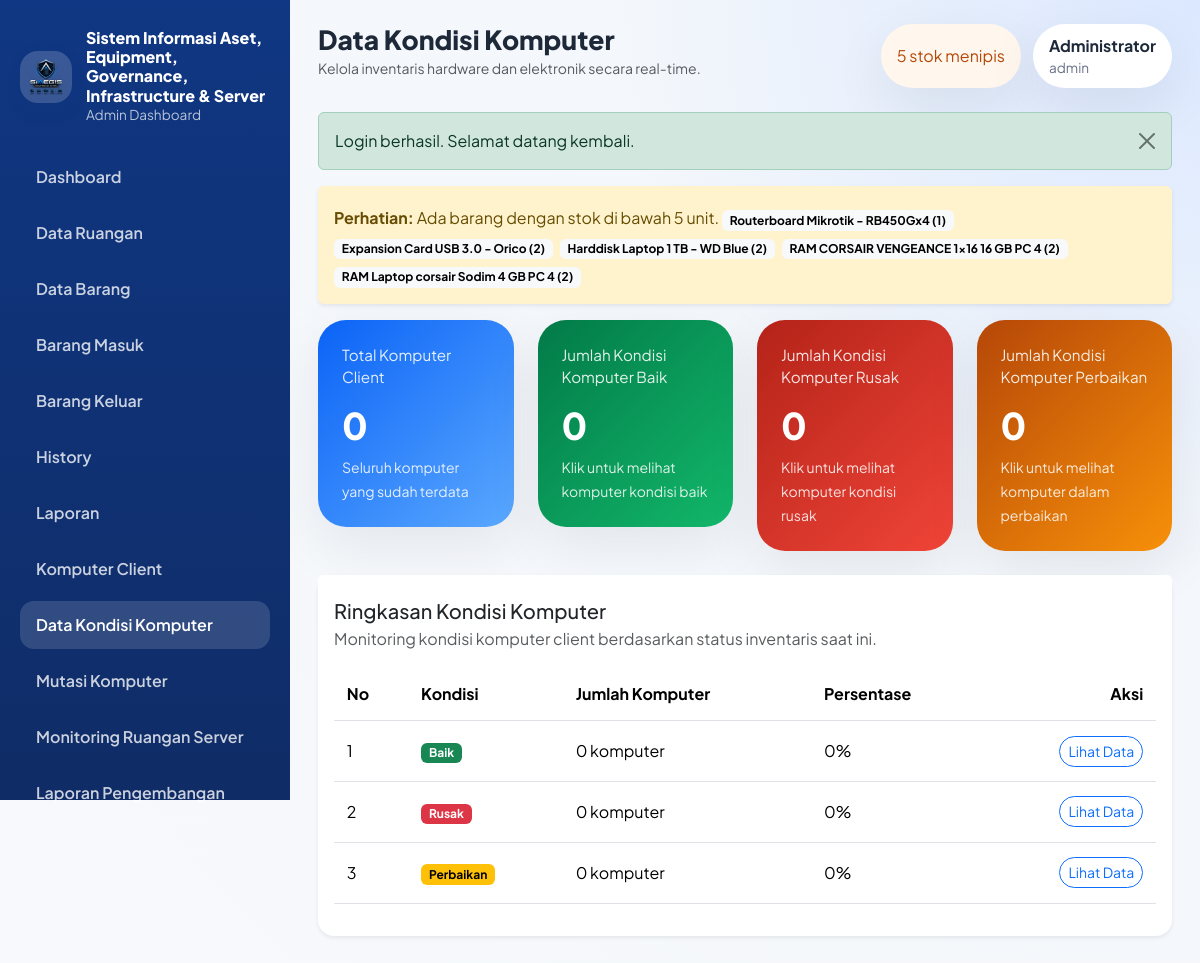
The page /modules/kondisi_komputer/index.php (signed in) on the database its author committed.
### tables this page shows
CREATE TABLE barang (
    id INT AUTO_INCREMENT PRIMARY KEY,
    kode_barang VARCHAR(50) NOT NULL UNIQUE,
    nama_barang VARCHAR(150) NOT NULL,
    ruangan_id INT NULL,
    tahun_inventaris YEAR NOT NULL,
    qty INT NOT NULL DEFAULT 0,
    label_barang VARCHAR(100) NOT NULL DEFAULT 'Lainnya',
    kondisi ENUM('Baik', 'Rusak', 'Perbaikan') NOT NULL DEFAULT 'Baik',
    keterangan TEXT NULL,
    created_at TIMESTAMP DEFAULT CURRENT_TIMESTAMP,
    CONSTRAINT fk_barang_ruangan FOREIGN KEY (ruangan_id) REFERENCES ruangan(id) ON UPDATE CASCADE
);

### includes/helpers.php (called while the page is built, shortened)
<?php
function url(string $path = ''): string
{
    $path = ltrim($path, '/');
    return BASE_URL . ($path !== '' ? '/' . $path : '');
}
function e(?string $value): string
{
    return htmlspecialchars((string) $value, ENT_QUOTES, 'UTF-8');
}
function get_flash(): ?array
{
    $flash = $_SESSION['flash'];
    return $flash;
}
function current_path(): string
{
    return str_replace('\\', '/', $_SERVER['PHP_SELF'] ?? '');
}
function is_active_menu(string $needle): bool
{
    return str_contains(current_path(), $needle);
}
function fetch_all(PDO $pdo, string $sql, array $params = []): array
{
    $statement = $pdo->prepare($sql);
    $statement->execute($params);
    return $statement->fetchAll();
}
function get_low_stock_items(PDO $pdo, int $limit = 5): array
{
    return fetch_all(
        $pdo,
        'SELECT b.nama_barang, b.qty
         FROM barang b
         WHERE b.qty < 5
         ORDER BY b.qty ASC, b.nama_barang ASC
         LIMIT ' . (int) $limit
    );
}

### includes/auth.php (called while the page is built, shortened)
<?php
function current_user_role(): string
{
    return $_SESSION['user']['role'] ?? 'admin';
}
function is_admin_user(): bool
{
    return current_user_role() === 'admin';
}
function current_user(): ?array
{
    return $_SESSION['user'] ?? null;
}

### includes/layout_top.php (the view, shortened to what this page needs)
<?php
$pageTitle = $pageTitle ?? APP_NAME;
$pageSubtitle = $pageSubtitle ?? 'Kelola inventaris hardware dan elektronik secara real-time.';
$lowStockItems = get_low_stock_items($pdo);
$currentUser = current_user();
$flash = get_flash();
$isAdminUser = is_admin_user();
$showLowStockAlert = !is_active_menu('/modules/pengembangan/') && !is_active_menu('/modules/monitoring_ruangan/');
?><!doctype html>
<html lang="id">
<head>
    <link href="https://cdn.jsdelivr.net/npm/bootstrap@5.3.3/dist/css/bootstrap.min.css" rel="stylesheet">
    <link href="https://cdn.datatables.net/1.13.8/css/dataTables.bootstrap5.min.css" rel="stylesheet">
    <link href="https://cdn.datatables.net/responsive/2.5.0/css/responsive.bootstrap5.min.css" rel="stylesheet">
    <link href="<?= e(url('assets/css/style.css')); ?>" rel="stylesheet">
</head>
<body>
    <div class="app-shell">
        <aside class="sidebar d-none d-xl-flex flex-column">
            <div class="sidebar-brand">
                <div class="brand-mark">
                    <img src="<?= e(url(APP_LOGO_PATH)); ?>" alt="Logo SiAEGIS" class="brand-logo">
                </div>
                <div>
                    <h1><?= e(APP_NAME); ?></h1>
                    <p>Admin Dashboard</p>
                </div>
            </div>
            <nav class="nav flex-column sidebar-nav">
                <?php if ($isAdminUser): ?>
                    <a class="nav-link <?= is_active_menu('/modules/dashboard/') ? 'active' : ''; ?>" href="<?= e(url('modules/dashboard/index.php')); ?>">Dashboard</a>
                    <a class="nav-link <?= is_active_menu('/modules/ruangan/') ? 'active' : ''; ?>" href="<?= e(url('modules/ruangan/index.php')); ?>">Data Ruangan</a>
                    <a class="nav-link <?= is_active_menu('/modules/barang/') ? 'active' : ''; ?>" href="<?= e(url('modules/barang/index.php')); ?>">Data Barang</a>
                    <a class="nav-link <?= is_active_menu('/modules/transaksi/masuk.php') ? 'active' : ''; ?>" href="<?= e(url('modules/transaksi/masuk.php')); ?>">Barang Masuk</a>
                    <a class="nav-link <?= is_active_menu('/modules/transaksi/keluar.php') ? 'active' : ''; ?>" href="<?= e(url('modules/transaksi/keluar.php')); ?>">Barang Keluar</a>
                    <a class="nav-link <?= is_active_menu('/modules/transaksi/history.php') ? 'active' : ''; ?>" href="<?= e(url('modules/transaksi/history.php')); ?>">History</a>
                    <a class="nav-link <?= is_active_menu('/modules/laporan/') ? 'active' : ''; ?>" href="<?= e(url('modules/laporan/index.php')); ?>">Laporan</a>
                    <a class="nav-link <?= is_active_menu('/modules/komputer/') ? 'active' : ''; ?>" href="<?= e(url('modules/komputer/index.php')); ?>">Komputer Client</a>
                    <a class="nav-link <?= is_active_menu('/modules/kondisi_komputer/') ? 'active' : ''; ?>" href="<?= e(url('modules/kondisi_komputer/index.php')); ?>">Data Kondisi Komputer</a>
                    <a class="nav-link <?= is_active_menu('/modules/mutasi_komputer/') ? 'active' : ''; ?>" href="<?= e(url('modules/mutasi_komputer/index.php')); ?>">Mutasi Komputer</a>
                    <a class="nav-link <?= is_active_menu('/modules/monitoring_ruangan/') ? 'active' : ''; ?>" href="<?= e(url('modules/monitoring_ruangan/dashboard.php')); ?>">Monitoring Ruangan Server</a>
                <?php endif; ?>
                <a class="nav-link <?= is_active_menu('/modules/pengembangan/') ? 'active' : ''; ?>" href="<?= e(url('modules/pengembangan/index.php')); ?>">Laporan Pengembangan</a>
            </nav>
            <a href="<?= e(url('logout.php')); ?>" class="btn btn-outline-light mt-auto">Logout</a>
        </aside>
        <div class="content-wrapper">
            <header class="topbar">
                <div class="d-flex align-items-center gap-3">
                    <div>
                        <h2 class="mb-0"><?= e($pageTitle); ?></h2>
                        <small class="text-muted"><?= e($pageSubtitle); ?></small>
                    </div>
                </div>
                <div class="topbar-meta">
                    <?php if ($showLowStockAlert): ?>
                        <div class="alert-pill <?= $lowStockItems ? 'alert-low' : 'alert-safe'; ?>">
                            <?= $lowStockItems ? count($lowStockItems) . ' stok menipis' : 'Stok aman'; ?>
                        </div>
                    <?php endif; ?>
                    <div class="user-pill">
                        <strong><?= e($currentUser['nama'] ?? 'Admin'); ?></strong>
                        <span><?= e($currentUser['username'] ?? '-'); ?></span>
                    </div>
                </div>
            </header>
            <main class="page-content">
                <?php if ($flash): ?>
                    <div class="alert alert-<?= e($flash['type']); ?> alert-dismissible fade show">
                        <?= e($flash['message']); ?>
                        <button type="button" class="btn-close" data-bs-dismiss="alert"></button>
                    </div>
                <?php endif; ?>
                <?php if ($showLowStockAlert && $lowStockItems): ?>
                    <div class="alert alert-warning border-0 shadow-sm">
                        <strong>Perhatian:</strong> Ada barang dengan stok di bawah 5 unit.
                        <?php foreach ($lowStockItems as $item): ?>
                            <span class="badge text-bg-light me-1 mt-2"><?= e($item['nama_barang']); ?> (<?= e($item['qty']); ?>)</span>
                        <?php endforeach; ?>
                    </div>
                <?php endif; ?>

### assets/css/style.css (style rules this page uses)
:root { --bg-main: #f4f7fb; --bg-sidebar: linear-gradient(180deg, #103783 0%, #0f2c66 100%); --primary: #1b63ff; --primary-soft: #eaf1ff; --text-main: #1d2939; --text-soft: #667085; --border-soft: #e4e7ec; --card-shadow: 0 18px 55px rgba(16, 24, 40, 0.08); }
* { box-sizing: border-box; }
body { font-family: 'Plus Jakarta Sans', sans-serif; background: radial-gradient(circle at top right, #dbe8ff 0%, #f4f7fb 38%, #f7f9fc 100%); color: var(--text-main); overflow-x: hidden; }
.form-control, .form-select, .btn, .card, .modal-content { border-radius: 1rem; }
.app-shell { min-height: 100vh; display: flex; }
.sidebar { width: 290px; padding: 28px 20px; background: var(--bg-sidebar); color: #fff; position: sticky; top: 0; height: 100vh; }
.sidebar-brand { display: flex; gap: 14px; align-items: center; margin-bottom: 28px; }
.brand-mark { width: 52px; height: 52px; border-radius: 18px; display: flex; align-items: center; justify-content: center; background: rgba(255, 255, 255, 0.18); padding: 6px; flex-shrink: 0; }
.brand-logo { width: 100%; height: 100%; object-fit: contain; filter: drop-shadow(0 6px 14px rgba(12, 34, 84, 0.18)); }
.sidebar-brand h1 { font-size: 1rem; margin: 0; font-weight: 800; }
.sidebar-brand p { margin: 0; color: rgba(255, 255, 255, 0.7); font-size: 0.85rem; }
.sidebar-nav { gap: 8px; }
.sidebar-nav .nav-link { color: rgba(255, 255, 255, 0.78); padding: 12px 16px; border-radius: 14px; font-weight: 600; }
.sidebar-nav .nav-link:hover, .sidebar-nav .nav-link.active { color: #fff; background: rgba(255, 255, 255, 0.14); }
.content-wrapper { flex: 1; min-width: 0; }
.topbar { padding: 24px 28px 0; display: flex; justify-content: space-between; align-items: flex-start; gap: 16px; flex-wrap: wrap; }
.topbar h2 { font-size: 1.65rem; font-weight: 800; }
.topbar-meta { display: flex; gap: 12px; flex-wrap: wrap; }
.alert-pill, .user-pill { border-radius: 999px; padding: 10px 16px; background: #fff; box-shadow: var(--card-shadow); display: flex; align-items: center; gap: 8px; }
.alert-low { color: #b54708; background: #fff7ed; }
.user-pill { flex-direction: column; align-items: flex-start; gap: 0; }
.user-pill span { color: var(--text-soft); font-size: 0.85rem; }
.page-content { padding: 24px 28px 28px; }

### rows shown on the page
barang: nama_barang "Routerboard Mikrotik - RB450Gx4", qty "1"
barang: nama_barang "Expansion Card USB 3.0 - Orico", qty "2"
barang: nama_barang "Harddisk Laptop 1 TB - WD Blue", qty "2"
barang: nama_barang "RAM CORSAIR VENGEANCE 1x16 16 GB PC 4", qty "2"
barang: nama_barang "RAM Laptop corsair Sodim 4 GB PC 4", qty "2"

### other values the page prints
APP_NAME "Sistem Informasi Aset, Equipment, Governance, Infrastructure & Server"
$pageTitle "Data Kondisi Komputer"
$pageSubtitle "Kelola inventaris hardware dan elektronik secara real-time."
count($lowStockItems) "5"
$currentUser['nama'] "Administrator"
$currentUser['username'] "admin"
$flash['message'] "Login berhasil. Selamat datang kembali."
format_number($totalKomputer) "0"
format_number($conditionSummary['Baik']) "0"
format_number($conditionSummary['Rusak']) "0"
format_number($conditionSummary['Perbaikan']) "0"
$conditionName "Baik"
format_number($conditionTotal) "0"
$conditionName "Rusak"
$conditionName "Perbaikan"
